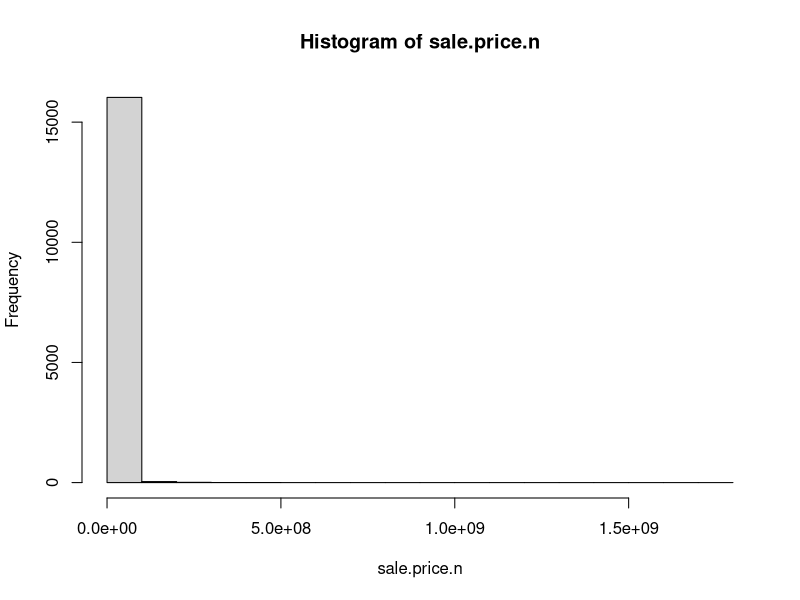
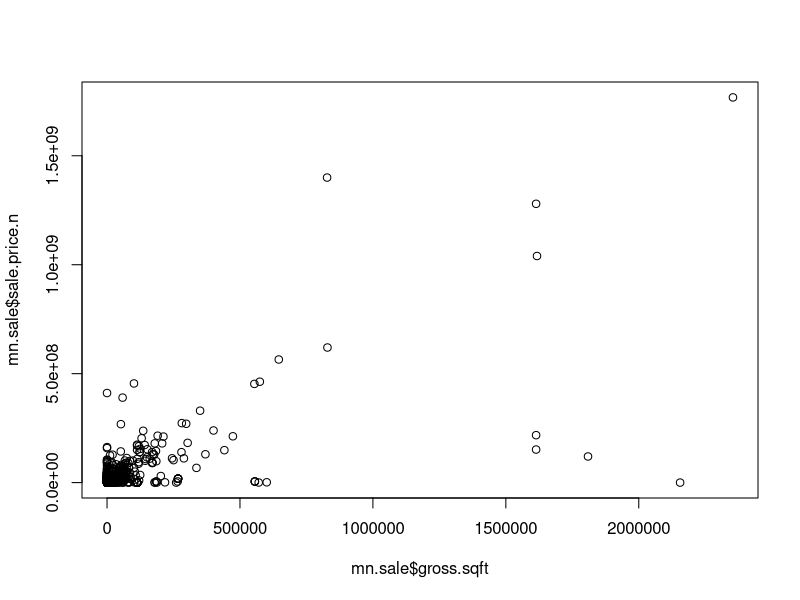
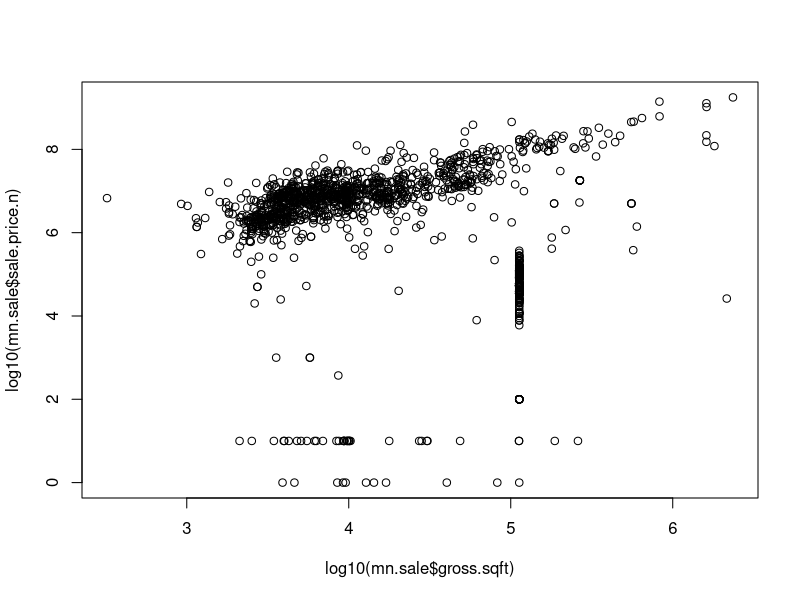
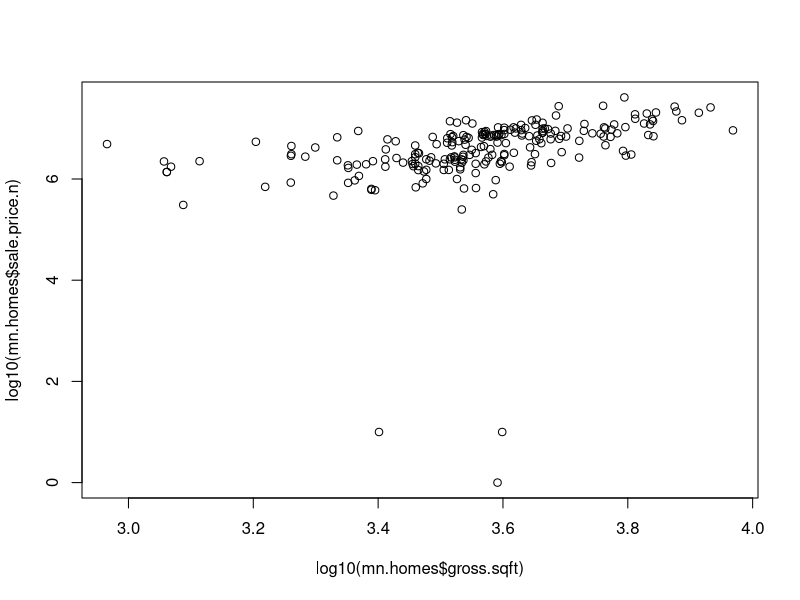
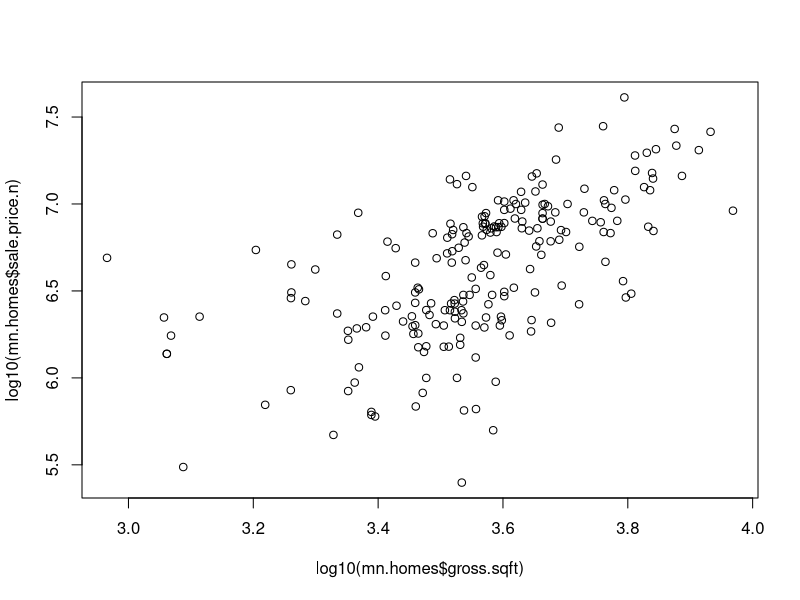

These charts were generated, in order, by the following R code: (Note: this script raises an error after producing the figures.)
# Author: Benjamin Reddy
# Taken from pages 49-50 of O'Neil and Schutt

#require(gdata)
#require(plyr) #Added by Monnie McGee
#Brooklyn references changed to Manhattan by Robert Flamenbaum
#install the gdata and plyr packages and load in to R.
library(plyr)
library(gdata)
library(ggplot2)




# So, save the file as a csv and use read.csv instead
mn <- read.csv("rollingsales_manhattan.csv",skip=4,header=TRUE)

## Check the data
head(mn)
summary(mn)
str(mn) # Very handy function!

## clean/format the data with regular expressions
## More on these later. For now, know that the
## pattern "[^[:digit:]]" refers to members of the variable name that
## start with digits. We use the gsub command to replace them with a blank space.
# We create a new variable that is a "clean' version of sale.price.
# And sale.price.n is numeric, not a factor.
mn$SALE.PRICE.N <- as.numeric(gsub("[^[:digit:]]","", mn$SALE.PRICE))
count(is.na(mn$SALE.PRICE.N))

names(mn) <- tolower(names(mn)) # make all variable names lower case
## Get rid of leading digits
mn$gross.sqft <- as.numeric(gsub("[^[:digit:]]","", mn$gross.square.feet))
mn$land.sqft <- as.numeric(gsub("[^[:digit:]]","", mn$land.square.feet))
mn$year.built <- as.numeric(as.character(mn$year.built))

## do a bit of exploration to make sure there's not anything
## weird going on with sale prices
attach(mn)
hist(sale.price.n) 
detach(mn)

## keep only the actual sales

mn.sale <- mn[mn$sale.price.n!=0,]
plot(mn.sale$gross.sqft,mn.sale$sale.price.n)
plot(log10(mn.sale$gross.sqft),log10(mn.sale$sale.price.n))

## for now, let's look at 1-, 2-, and 3-family homes
mn.homes <- mn.sale[which(grepl("FAMILY",mn.sale$building.class.category)),]
dim(mn.homes)
plot(log10(mn.homes$gross.sqft),log10(mn.homes$sale.price.n))
summary(mn.homes[which(mn.homes$sale.price.n<100000),])


## remove outliers that seem like they weren't actual sales
mn.homes$outliers <- (log10(mn.homes$sale.price.n) <=5) + 0
mn.homes <- mn.homes[which(mn.homes$outliers==0),]
plot(log10(mn.homes$gross.sqft),log10(mn.homes$sale.price.n))

## Boxplot Attempts
boxplot(mn$SALE.PRICE.N, data=mn)
